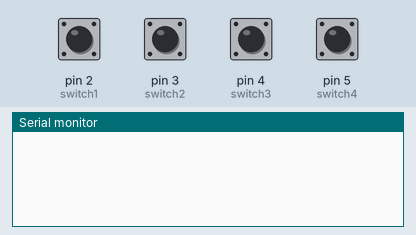
A sketch run on a simulated Arduino Uno, built with avr-gcc and run on an emulated ATmega328P. On the bench: the last lines printed to the serial monitor. The test bench sets the inputs (shaded band); at power-on: pin 2 (switch1), pin 3 (switch2), pin 4 (switch3), pin 5 (switch4) HIGH.

Above: at 1.2 s.
1.3 s: pin 2 (switch1) pulled LOW for 0.15 s
At 2.5 s:
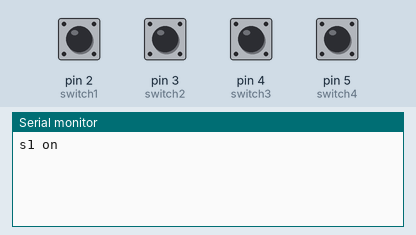
2.9 s: pin 3 (switch2) pulled LOW for 0.15 s
At 3.9 s:
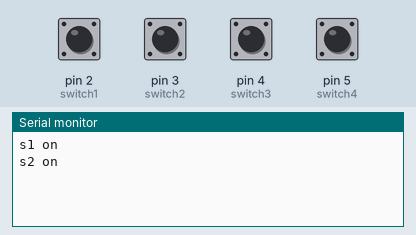
4.5 s: pin 4 (switch3) pulled LOW for 0.15 s
At 5.1 s:
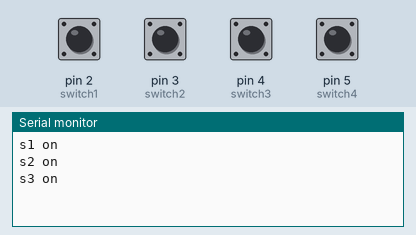
6.1 s: pin 5 (switch4) pulled LOW for 0.15 s
At 6.6 s:
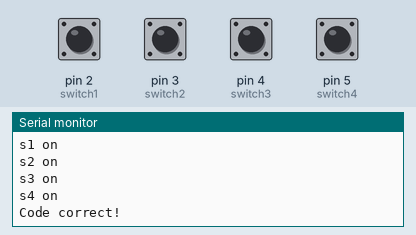
7.7 s: pin 2 (switch1) pulsed LOW 5 times (0.12 s each, 0.3 s apart)
At 8.81 s:
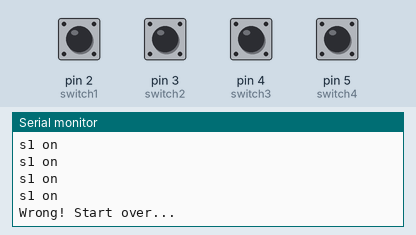
Timing chart, 0 to 10.7 s (numbered marks = the images above; inputs shaded):
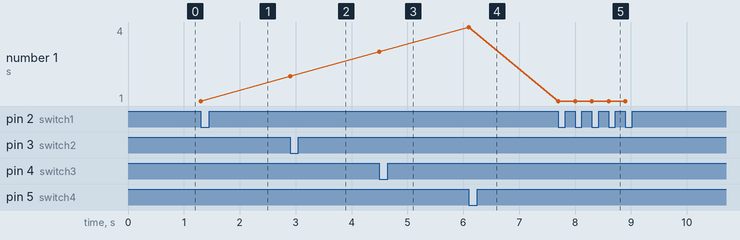

Measured:
- after the input at 1.3 s, the serial monitor: prints a new line at once (image 1)
- after the input at 2.9 s, the serial monitor: prints a new line at once (image 2)
- after the input at 4.5 s, the serial monitor: prints a new line at once (image 3)
- after the input at 6.1 s, the serial monitor: prints a new line at once (image 4)
- after the input at 7.7 s, the serial monitor: prints a new line at once (image 5)
- plotted number 1: 1 → 2 after the input at 2.9 s, 2 → 3 after the input at 4.5 s, 3 → 4 after the input at 6.1 s, 4 → 1 after the input at 7.7 s

The sketch:

code_detector.ino
```cpp
/*
 *  Code Detector
 *  A code combination detector, using a DIP switch
 *  and state variables to remember last state of switches.
 *  The goal is to read only switches that lit up,
 *  hence we need to detect LOW-to-HIGH changes.
 */

const String GOOD_CODE = "1234";
String code = "";

const int switch1 = 2;
int prevS1 = LOW;
const int switch2 = 3;
int prevS2 = LOW;
const int switch3 = 4;
int prevS3 = LOW;
const int switch4 = 5;
int prevS4 = LOW;

void setup() {
  Serial.begin(9600);
  pinMode(switch1, INPUT_PULLUP);
  pinMode(switch2, INPUT_PULLUP);
  pinMode(switch3, INPUT_PULLUP);
  pinMode(switch4, INPUT_PULLUP);
}
void loop() {
  int val1 = !digitalRead(switch1);
  if(val1 == HIGH && prevS1 == LOW){
    Serial.println("s1 on");
    code += "1";
    //Serial.println(code);
  }

  int val2 = !digitalRead(switch2);
  if(val2 == HIGH && prevS2 == LOW){
    Serial.println("s2 on");
    code += "2";
    //Serial.println(code);
  }

  int val3 = !digitalRead(switch3);
  if(val3 == HIGH && prevS3 == LOW){
    Serial.println("s3 on");
    code += "3";
    //Serial.println(code);
  }

  int val4 = !digitalRead(switch4);
  if(val4 == HIGH && prevS4 == LOW){
    Serial.println("s4 on");
    code += "4";
    //Serial.println(code);
  }

  if(code.length() == GOOD_CODE.length()){  // if enough digits were read
    if(code == GOOD_CODE){
      Serial.println("Code correct!");  // do something for correct code
    }
    else {
      Serial.println("Wrong! Start over..."); // do something for error
    }
    code = "";  // reset either way...
  }

  prevS1 = val1;
  prevS2 = val2;
  prevS3 = val3;
  prevS4 = val4;
}
```
